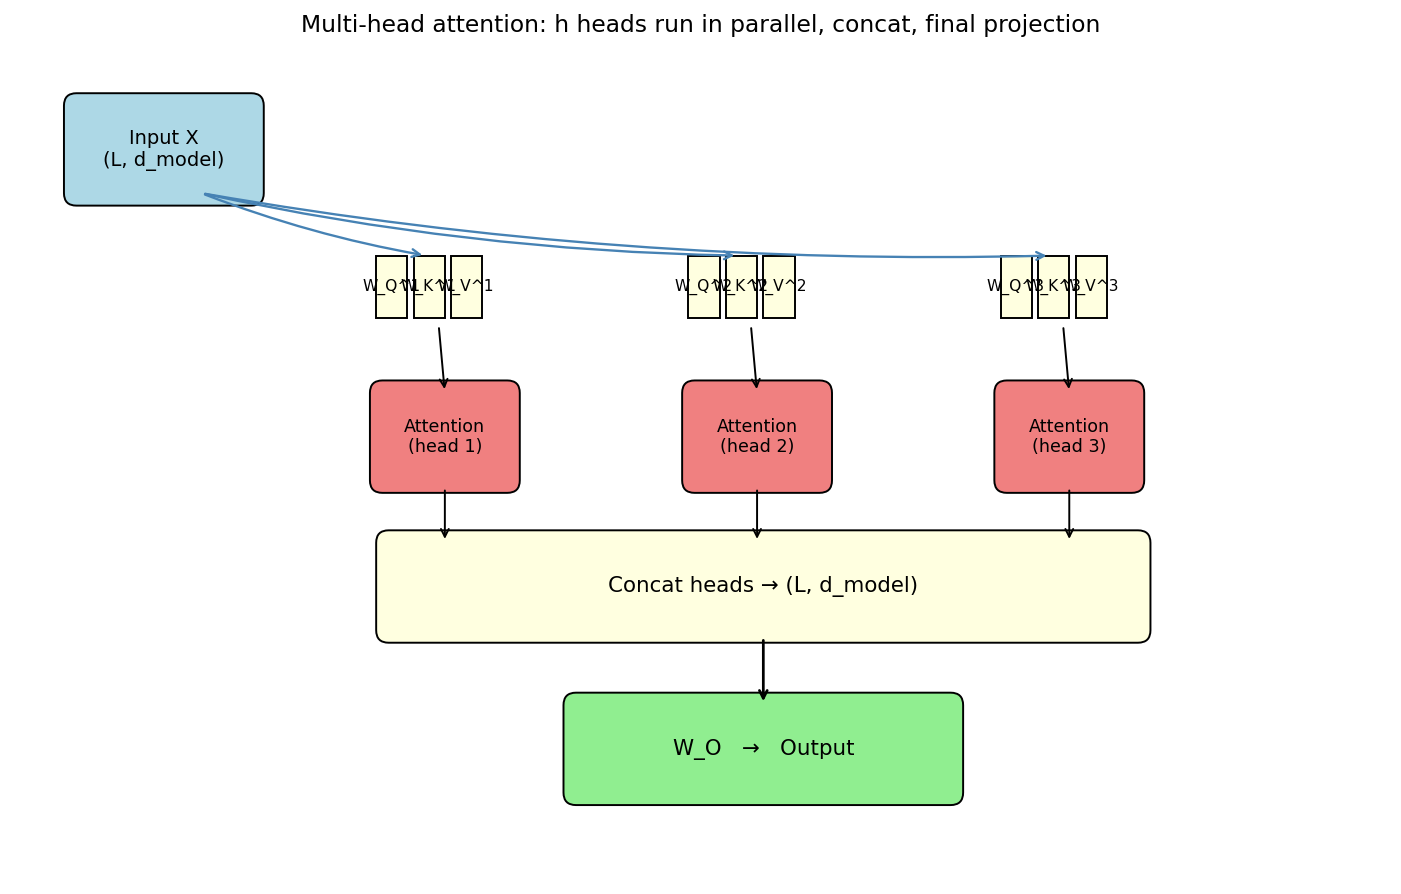

The script that saved this image:
"""Schematic of multi-head attention: parallel projections -> per-head
attention -> concat -> output projection.

Output: diagram_multihead.png
"""

import matplotlib.pyplot as plt
import matplotlib.patches as mpatches


def main():
    fig, ax = plt.subplots(figsize=(13, 6.5))

    # Input
    ax.add_patch(mpatches.FancyBboxPatch((0.5, 4.0), 1.4, 0.7,
                                         boxstyle="round,pad=0.1",
                                         facecolor="lightblue", edgecolor="black"))
    ax.text(1.2, 4.35, "Input X\n(L, d_model)", ha="center", va="center", fontsize=10)

    # 3 heads of projections
    head_x = [3.0, 5.5, 8.0]
    for h, x0 in enumerate(head_x):
        # WQ / WK / WV projections
        for j, label in enumerate(["W_Q^h", "W_K^h", "W_V^h"]):
            ax.add_patch(mpatches.Rectangle((x0 + 0.3 * j - 0.1, 3.0), 0.25, 0.5,
                                            facecolor="lightyellow", edgecolor="black"))
            ax.text(x0 + 0.3 * j + 0.02, 3.25,
                    label.replace("^h", f"^{h+1}"), ha="center", va="center", fontsize=8)
        # arrow input -> projections
        ax.annotate("", xy=(x0 + 0.3, 3.5), xytext=(1.5, 4.0),
                    arrowprops=dict(arrowstyle="->", color="steelblue", lw=1.2,
                                    connectionstyle="arc3,rad=0.05"))
        # Attention block
        ax.add_patch(mpatches.FancyBboxPatch((x0 - 0.05, 1.7), 1.0, 0.7,
                                             boxstyle="round,pad=0.1",
                                             facecolor="lightcoral", edgecolor="black"))
        ax.text(x0 + 0.45, 2.05, f"Attention\n(head {h+1})", ha="center", va="center", fontsize=9)
        ax.annotate("", xy=(x0 + 0.45, 2.4), xytext=(x0 + 0.4, 2.95),
                    arrowprops=dict(arrowstyle="->", color="black", lw=1))

    # Concat
    ax.add_patch(mpatches.FancyBboxPatch((3.0, 0.5), 6.0, 0.7,
                                         boxstyle="round,pad=0.1",
                                         facecolor="lightyellow", edgecolor="black"))
    ax.text(6.0, 0.85, "Concat heads → (L, d_model)", ha="center", va="center", fontsize=11)
    for x0 in head_x:
        ax.annotate("", xy=(x0 + 0.45, 1.2), xytext=(x0 + 0.45, 1.65),
                    arrowprops=dict(arrowstyle="->", color="black", lw=1))

    # Output projection
    ax.add_patch(mpatches.FancyBboxPatch((4.5, -0.8), 3.0, 0.7,
                                         boxstyle="round,pad=0.1",
                                         facecolor="lightgreen", edgecolor="black"))
    ax.text(6.0, -0.45, "W_O   →   Output", ha="center", va="center", fontsize=11)
    ax.annotate("", xy=(6.0, -0.1), xytext=(6.0, 0.45),
                arrowprops=dict(arrowstyle="->", color="black", lw=1.4))

    ax.set_xlim(0, 11)
    ax.set_ylim(-1.5, 5.2)
    ax.set_aspect("equal")
    ax.set_xticks([])
    ax.set_yticks([])
    for spine in ax.spines.values():
        spine.set_visible(False)
    ax.set_title("Multi-head attention: h heads run in parallel, concat, final projection",
                 fontsize=12)

    fig.tight_layout()
    fig.savefig("diagram_multihead.png", dpi=140, bbox_inches="tight")
    print("wrote diagram_multihead.png")


if __name__ == "__main__":
    main()
